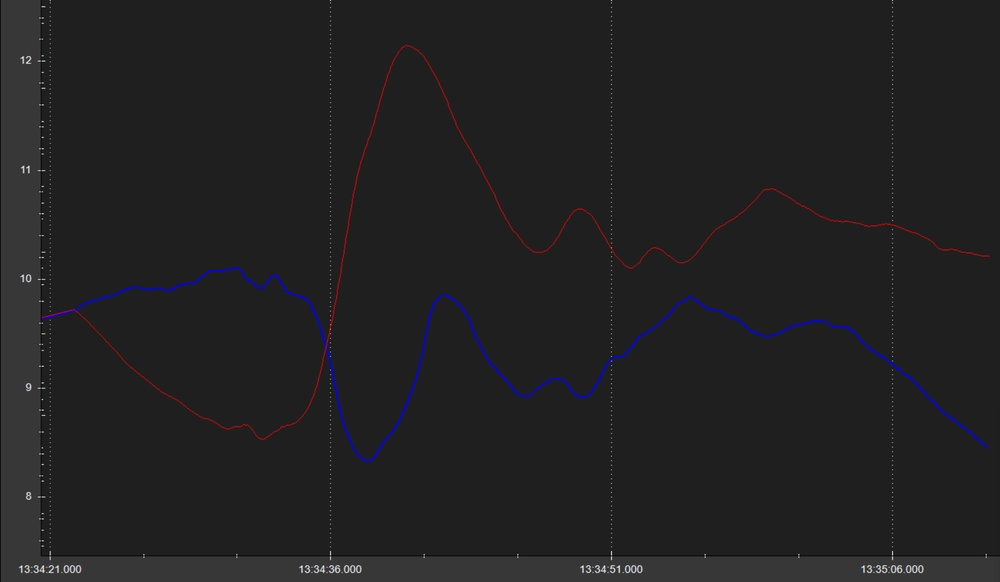
#> input picture picture_material/location.jpg, 1000 x 582 px, shrunk from 1986 x 1156 before the run, found by its file name
$ python ex_inversecolor.py
#> lines starting #> are read from the running program, lines starting #| are printed output that depends on the picture
import cv2

# 读取图像文件
img = cv2.imread('picture_material/location.jpg')
#> img is the input picture: shape (582, 1000, 3); mean B, G, R 34.1, 33.1, 33.6

# 将BGR图像转换为RGB图像
img = cv2.cvtColor(img, cv2.COLOR_BGR2RGB)

# 反转颜色
inverted_img = cv2.bitwise_not(img)
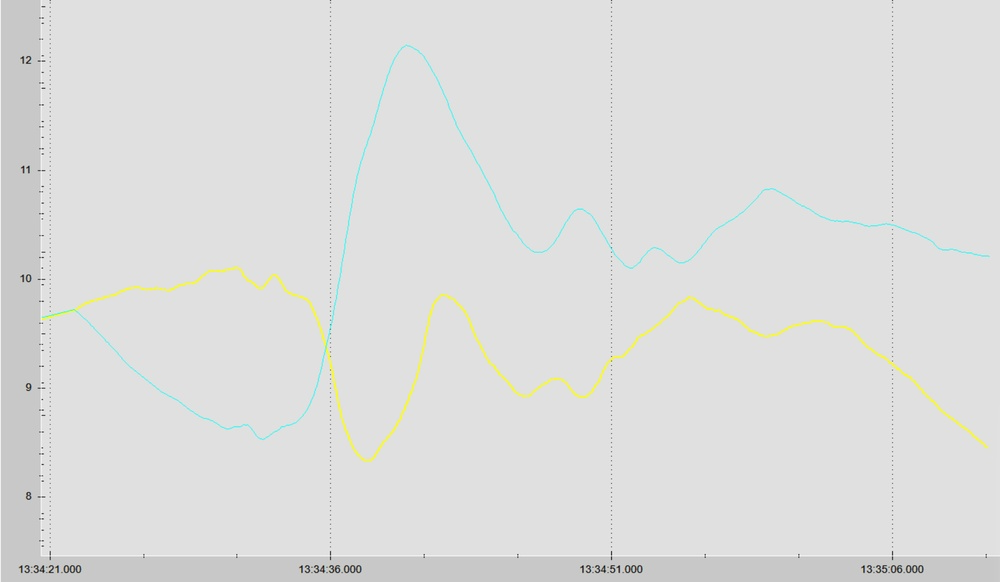
#> inverted_img: shape (582, 1000, 3); mean R, G, B 221.4, 221.9, 220.9

# 显示图像
cv2.imshow('Inverted Image', inverted_img)
cv2.imwrite('result/inverted_image.png', inverted_img)
cv2.waitKey(0)

# 关闭窗口
cv2.destroyAllWindows()
